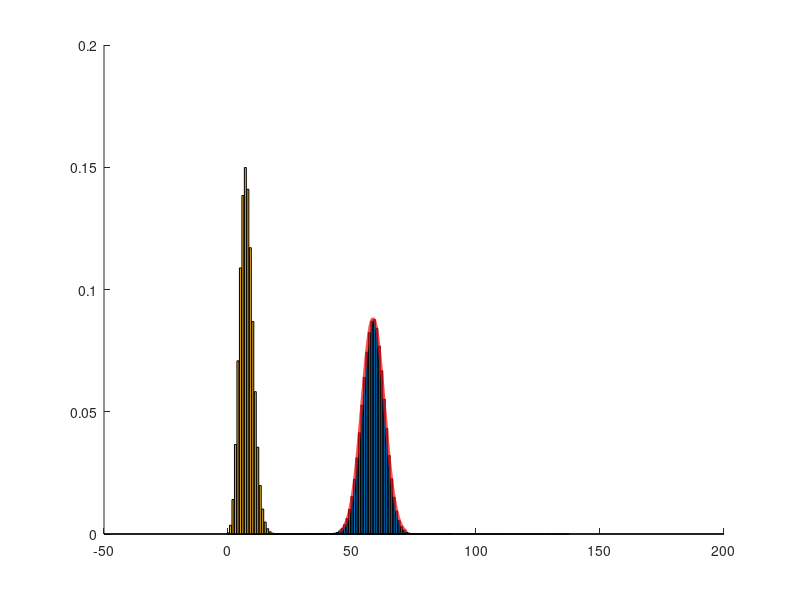
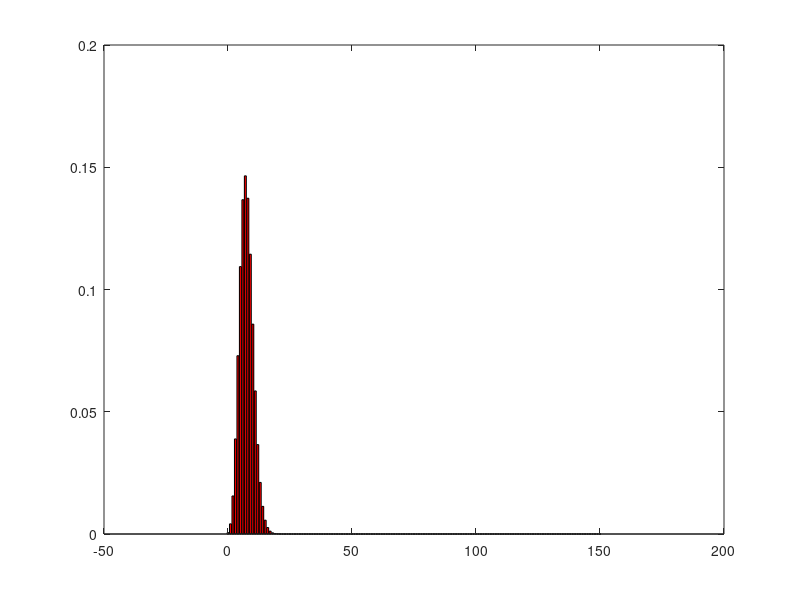
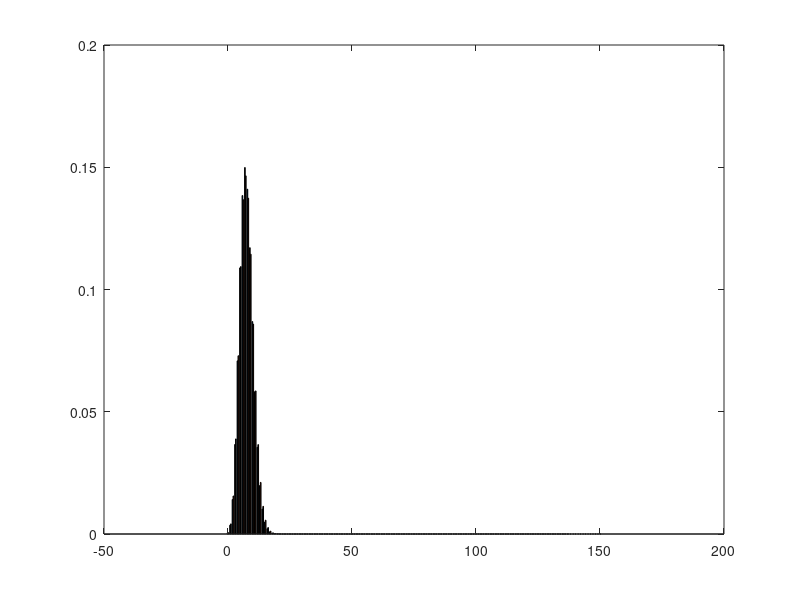

MATLAB code to generate these figures, in order:
%1.

clc 
%Normal
m=1;
s=2;
%Student
n=10;

%a P(x<=0) and P(x>=0)
a1=cdf('Normal',0,m,s);
fprintf('Normal\n')
fprintf('a). P(x<=0)=%f\n', 11);
fprintf('a). P(x>=0)=%f\n', 1-a1);

a2=cdf('t',0,n);
fprintf('Studnet\n')
fprintf('a). P(x<=0)=%f\n', a2);
fprintf('a). P(x>=0)=%f\n', 1-a2);

%b P(-1<=x<=1) and P(x<=-1 or X>=1)
a3=cdf('Normal',1,m,s);
a4=cdf('Normal',-1,m,s);
fprintf('Normal\n');
fprintf('b). P(-1<=x<=1)=%f\n', a3-a4);
fprintf('b). P(x<=-1 or x>=1)=%f\n', 1-(a3-a4));

a5=cdf('t',1,n);
a6=cdf('t',-1,n);
fprintf('Student\n');
fprintf('b). P(-1<=x<=1)=%f\n', a5-a6);
fprintf('b). P(x<=-1 or x>=1)=%f\n', 1-(a5-a6));

%c P(x< xa)
alpha = 0.15
x_alpha=icdf('Normal', alpha, m, s);
fprintf('c). Normal\n');
fprintf('c). X_alpha=%f\n', x_alpha);

x_alphat=icdf('t', alpha, n);
fprintf('c). Student\n');
fprintf('c). X_alpha=%f\n', x_alphat);

beta = 0.4
x_beta=1-icdf('Normal', beta, m, s);
fprintf('d). Normal\n');
fprintf('d). X_beta=%f\n', x_beta);

x_betat=1-icdf('t', beta, n);
fprintf('d). Student\n');
fprintf('d). X_beta=%f\n', x_betat);

%%%%%%%%%%%
n = 90;
p=0.65;
k=0:n;

y = pdf('bino',k,n,p);

figure(1)
hold on
bar(k,y)

mu = n*p;
sig = sqrt(n*p*(1-p));

x = mu-3*sig:0.01:mu+3*sig;
z=pdf('Normal',x,mu,sig);

plot(x,z,'Color','r','LineWidth',2);

%%%%%%%%%%%%%%%%%%
n =150;
p=0.05;
k=0:n;

y = pdf('bino',k,n,p);

figure(1)
hold on
bar(k,y)

lambda=n*p;
z=pdf('poiss',k,lambda);

figure(2)
bar(k,z,'r')

figure(3)
bar(k,[y',z']);



